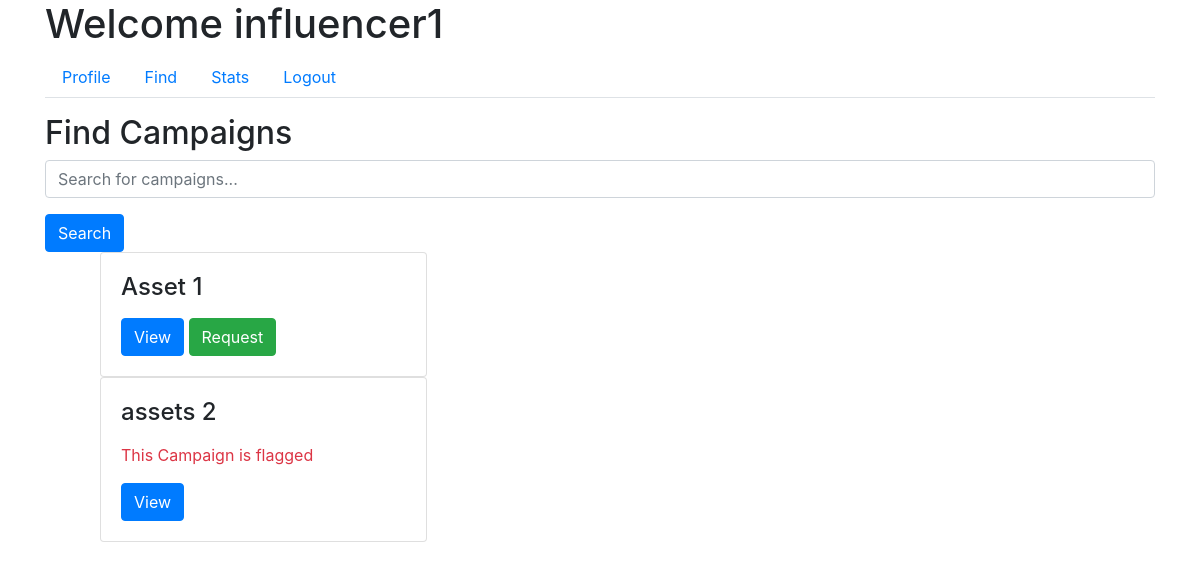
/influencer/find (signed in), run on an earlier commit of the app's database.
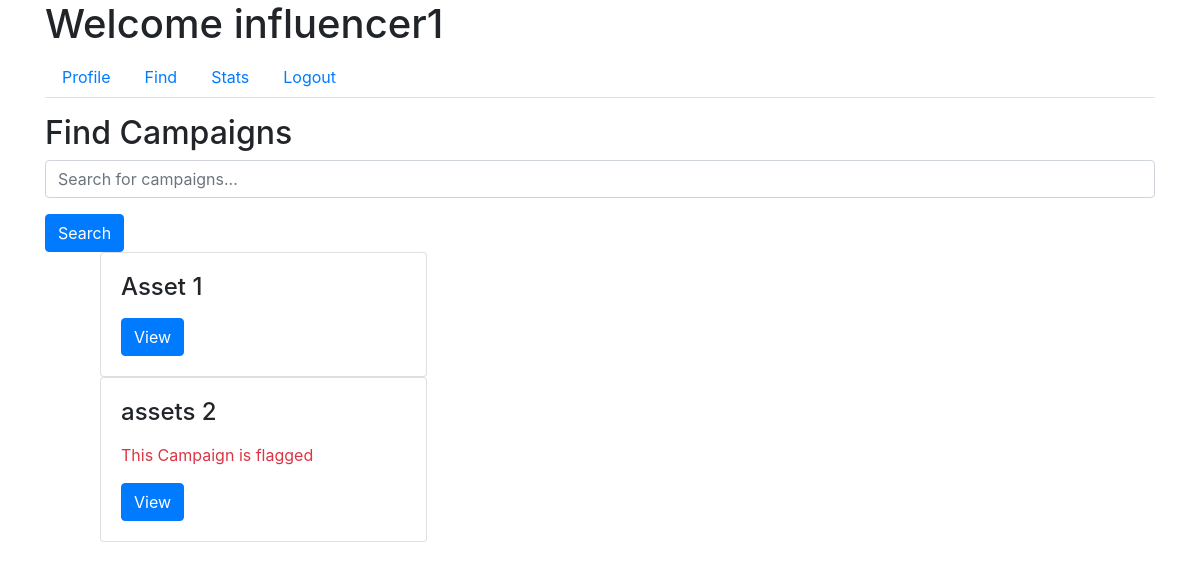
And on a later commit of the database.
### app/models.py (models this page shows)
class Campaign(db.Model):
    id = db.Column(db.Integer, primary_key=True)
    name = db.Column(db.String(100), nullable=False)
    description = db.Column(db.Text, nullable=False)
    budget = db.Column(db.Float, nullable=False)
    visibility = db.Column(db.String(10), nullable=False)  # 'public', 'private'
    start_date = db.Column(db.Date, nullable=False)
    end_date = db.Column(db.Date, nullable=False)
    user_id = db.Column(db.Integer, db.ForeignKey('user.id'), nullable=False)
    ad_requests = db.relationship('AdRequest', backref='campaign', lazy=True)
    flag = db.Column(db.Boolean, default=False, nullable=False)  # Add flag column

### app/routes.py (the view)
@main.route('/influencer/find')
@login_required
def influencer_find():
    if current_user.role == 'influencer':
        influencer = current_user
        active_campaigns = Campaign.query.filter_by(visibility='public').all()
        return render_template('influencer_find.html', influencer=current_user, active_campaigns=active_campaigns)
    return redirect(url_for('main.home'))

### app/models.py (called while the page is built)
@login_manager.user_loader
def load_user(user_id):
    return User.query.get(int(user_id))

### app/templates/influencer_find.html (shortened to what this page needs)
{% extends "influencer_dashboard.html" %}
{% block tab_content %}
<h2>Find Campaigns</h2>
<form method="GET" action="{{ url_for('main.influencer_find') }}">
    <div class="form-group">
        <input type="text" name="search" class="form-control" placeholder="Search for campaigns...">
    </div>
    <button type="submit" class="btn btn-primary">Search</button>
</form>
<ul>
    {% for campaign in active_campaigns %}
    <div class="col-md-4">
        <div class="request-box card">
            <div class="card-body">
                <h4 class="card-title">{{ campaign.name }}</h4>
                {% if campaign.flag == 1 %}
                    <p class="text-danger">This Campaign is flagged</p>
                {% endif %}
                <button class="btn btn-primary" data-toggle="modal" data-target="#campaignModal" data-id="{{ campaign.id }}">View</button>
                {% if campaign.flag == 0 and current_user.flag == 0 %}
                    <a href="{{ url_for('main.new_ad_request_infl', campaign_id=campaign.id, influencer_id=influencer.id) }}" class="btn btn-success">Request</a>
                {% endif %}
            </div>
        </div>
    </div>
    {% endfor %}
</ul>
{% endblock %}

What changed in the data, as far as the page shows it:
changed User "influencer1": flag False → True (drawn)
shown differently, row unchanged: Campaign "Asset 1": no longer shows "Request"
